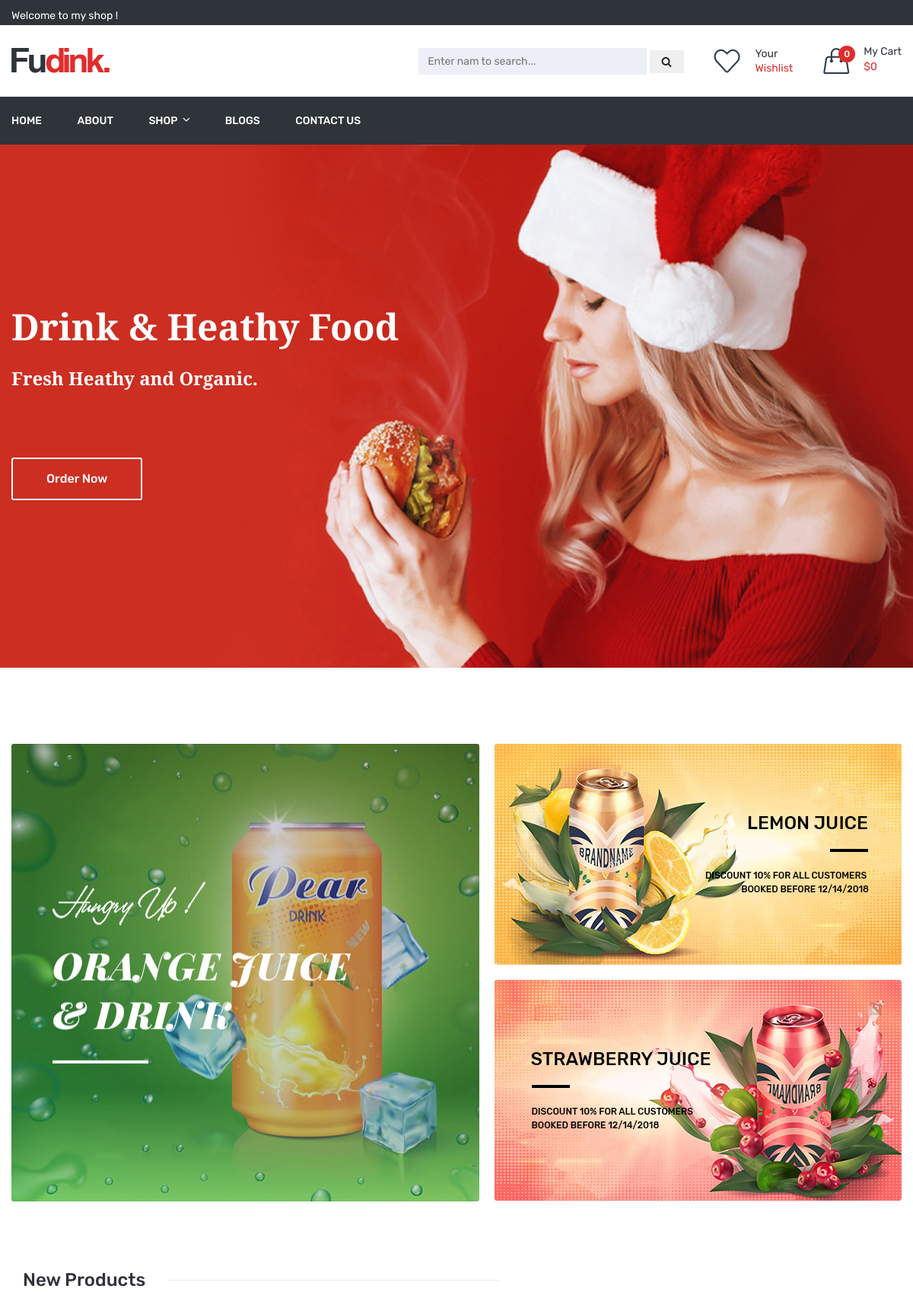
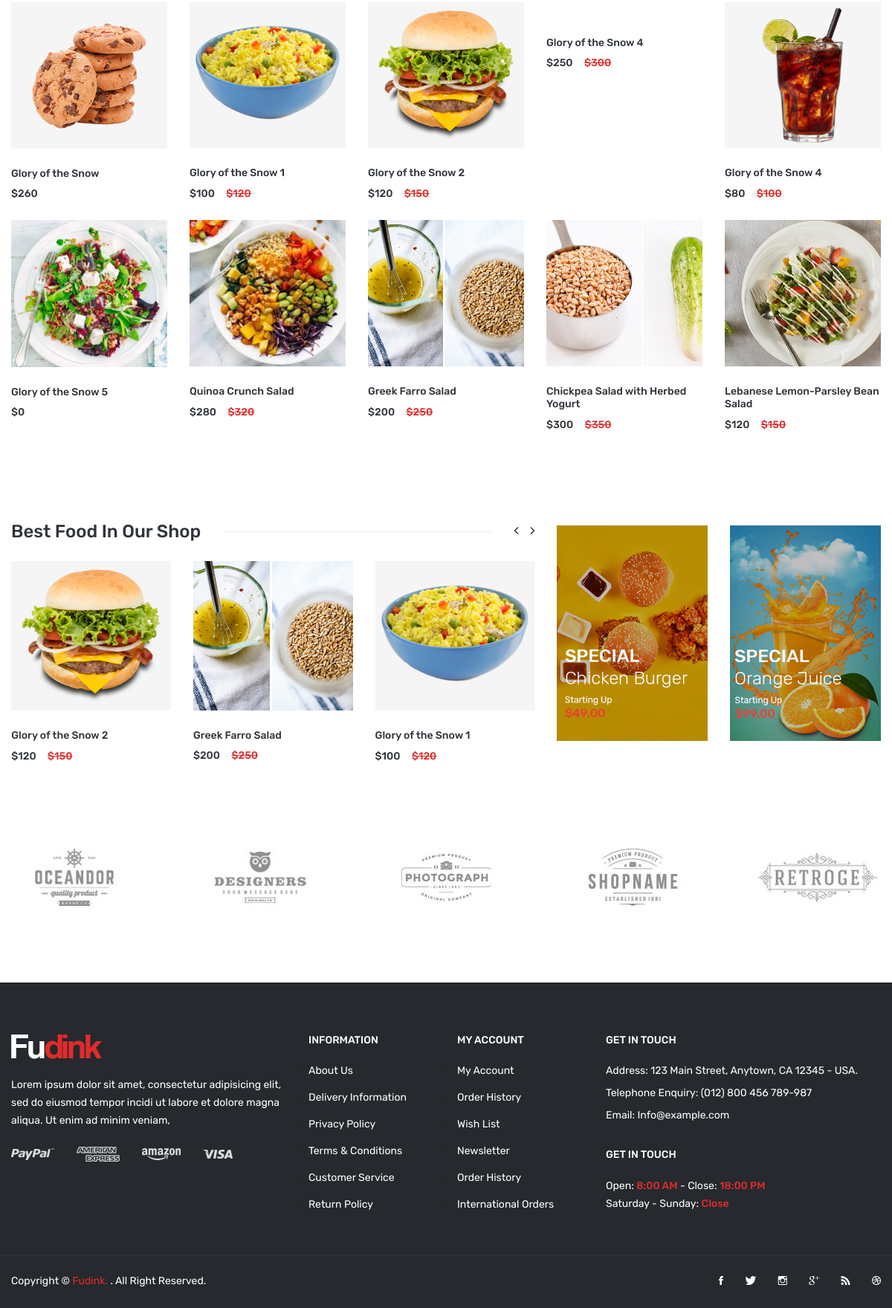
The page / on the database its author committed (2 pictures, top to bottom).
### tables this page shows
Create table product
(
  id int primary key auto_increment,
  name varchar(150) not null,
  price int not null default '0',
  sale_price int null default '0',
  image varchar(150) null,
  content text null,
  category_id int not null
);

### db/connect.php (called while the page is built, shortened)
<?php
$dns = "mysql:host=localhost;dbname=bkap";
$options = [
    PDO::MYSQL_ATTR_INIT_COMMAND => 'SET NAMES utf8',
    PDO::ATTR_ERRMODE => PDO::ERRMODE_EXCEPTION
];
try {
    $conn = new PDO($dns,'root','',$options);
} catch (PDOException $e) {
    echo $e->getMessage(); die;
}
function getAll($args = []){
    global $conn;
    $table = isset($args['table']) ? $args['table'] : '';
    $orderBy = isset($args['orderBy']) ? $args['orderBy'] : 'id';
    $where = isset($args['where']) ? $args['where'] : false;
    $orderCompare = isset($args['orderCompare']) ? $args['orderCompare'] : 'ASC';
    $rand = isset($args['rand']) ? true : false;
    $limit = isset($args['limit']) ? $args['limit'] : false;
    $sql = "SELECT * FROM $table ";
    if ($rand) {
        $sql .= " Order By RAND()";
        if ($limit) {
             $sql .= " LIMIT $limit";
        }
    }else{
        $sql .= " Order By $orderBy $orderCompare ";
        if ($limit) {
             $sql .= " LIMIT $limit ";
        }
    }
    $stm = $conn->prepare($sql);
    $stm->setFetchMode(PDO::FETCH_ASSOC);
    $stm->execute();
    $result = $stm->fetchAll();
    return $result;
}
?>

### product/rand-product.php (the view, shortened to what this page needs)
<?php
	$productsRand = getAll(['table' => 'product','limit' => 10,'rand' => true]);
?>
<div class="best-food-area pt-100 pb-95">
    <div class="container">
        <div class="row">
            <div class="best-food-width-2">
                <div class="product-top-bar section-border mb-25">
                    <div class="section-title-wrap">
                        <h3 class="section-title section-bg-white">Best Food In Our Shop</h3>
                    </div>
                </div>
                <div class="tab-content jump">
                    <div id="tab4" class="tab-pane active">
                        <div class="product-slider-active owl-carousel product-nav">
                        <?php array_walk($productsRand, function($pro){ ?>
                            <div class="product-wrapper">
                                <div class="product-img">
                                    <a href="detail.php?product=<?= $pro['id'] ?>">
                                        <img src="public/uploads/<?= $pro['image'] ?>" alt="">
                                    </a>
                                </div>
                                <div class="product-content">
                                    <h4>
                                        <a href="detail.php?product=<?= $pro['id'] ?>"><?= $pro['name'] ?> </a>
                                    </h4>
                                    <div class="product-price-wrapper">
                                        <?php if($pro['sale_price'] > 0) : ?>
                                            <span>$<?= $pro['sale_price'] ?></span>
                                            <span class="product-price-old">$<?= $pro['price'] ?> </span>
                                        <?php else: ?>
                                            <span>$<?= $pro['price'] ?></span>
                                        <?php endif; ?>
                                    </div>
                                </div>
                            </div>
                            <?php })  ?>
                        </div>
                    </div>
                </div>
            </div>
            <div class="best-food-width-1 mrg-small-35">
                <div class="single-banner">
                    <div class="hover-style">
                        <a href="#"><img src="public/img/banner/banner-6.jpg" alt=""></a>
                    </div>
                </div>
            </div>
            <div class="best-food-width-1">
                <div class="single-banner">
                    <div class="hover-style">
                        <a href="#"><img src="public/img/banner/banner-5.jpg" alt=""></a>
                    </div>
                </div>
            </div>
        </div>
    </div>
</div>

### product/top-product.php (shortened to what this page needs)
<?php
$tab1 = getAll(['table' => 'product','limit' => 10,'whare category_id = 1']);
?>
<div class="product-area pb-0">
    <div class="container">
        <div class="best-food-width-2">
            <div class="product-top-bar section-border mb-25">
                <div class="section-title-wrap text-center">
                    <h3 class="section-title section-bg-white">New Products</h3>
                </div>
            </div>
        </div>
        <div class="tab-content jump">
            <div id="tab1" class="tab-pane active">
                <div class="row">
                <?php array_walk($tab1 , function($pro){ ?>
                    <div class="custom-col-5">
                        <div class="product-wrapper mb-25">
                            <div class="product-img">
                                <a href="detail.php?product=<?= $pro['id'] ?>">
                                    <img src="public/uploads/<?= $pro['image'] ?>" alt="">
                                </a>
                            </div>
                            <div class="product-content">
                                <h4>
                                    <a href="detail.php?product=<?= $pro['id'] ?>"><?= $pro['name'] ?> </a>
                                </h4>
                                <div class="product-price-wrapper">
                                <?php if($pro['sale_price'] > 0) : ?>
                                    <span>$<?= $pro['sale_price'] ?></span>
                                    <span class="product-price-old">$<?= $pro['price'] ?> </span>
                                <?php else: ?>
                                    <span>$<?= $pro['price'] ?></span>
                                <?php endif; ?>
                                </div>
                            </div>
                        </div>
                    </div>
			    <?php }) ?>
                </div>
            </div>
        </div>
    </div>
</div>

### rows shown on the page
product: image (picture), name "Glory of the Snow", price "260"
product: image (picture), name "Glory of the Snow 1", sale_price "100", price "120"
product: image (picture), name "Glory of the Snow 2", sale_price "120", price "150"
product: name "Glory of the Snow 4", sale_price "250", price "300"
product: image (picture), name "Glory of the Snow 4", sale_price "80", price "100"
product: image (picture), name "Glory of the Snow 5", price "0"
product: image (picture), name "Quinoa Crunch Salad", sale_price "280", price "320"
product: image (picture), name "Greek Farro Salad", sale_price "200", price "250"
product: image (picture), name "Chickpea Salad with Herbed Yogurt", sale_price "300", price "350"
product: image (picture), name "Lebanese Lemon-Parsley Bean Salad", sale_price "120", price "150"

### other values the page prints
totalQtt() "0"
totalPrice() "0"
